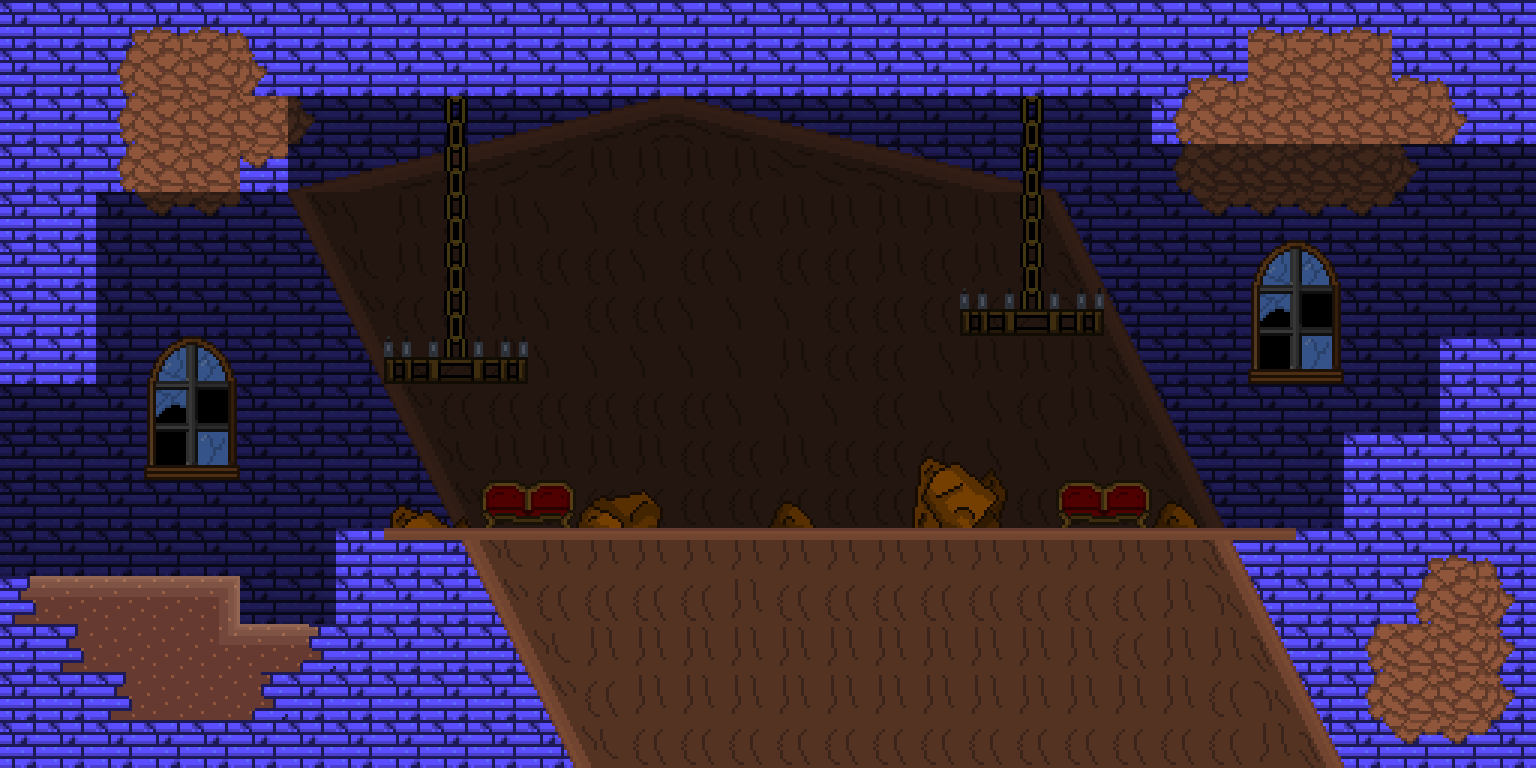

A level layout from a 2D game, rendered from its tile map. Below: a short description, then the map file with tile-grid data replaced by summaries:
An orthogonal 32x16 tile map with 48x48 px tiles, 4 tile layers (back_tiles, back_second, front, front_second), 4 tilesets and 17 objects (2x EnemyGroundedElemental, EnemyShieldMonster).

<map version="1.4" tiledversion="1.4.2" orientation="orthogonal" renderorder="right-down" width="32" height="16" tilewidth="48" tileheight="48" infinite="0" nextlayerid="22" nextobjectid="141">
 <tileset firstgid="1" name="tileset01" tilewidth="48" tileheight="48" tilecount="176" columns="16">
  <image source="tilesets/tileset01.png" width="768" height="528" />
 </tileset>
 <tileset firstgid="177" name="tileset02" tilewidth="48" tileheight="48" tilecount="121" columns="11">
  <image source="tilesets/tileset02.png" width="528" height="528" />
 </tileset>
 <tileset firstgid="298" name="tileset03" tilewidth="48" tileheight="48" tilecount="306" columns="17">
  <image source="tilesets/tileset03.png" width="816" height="864" />
 </tileset>
 <tileset firstgid="604" name="objects" tilewidth="48" tileheight="48" tilecount="64" columns="8">
  <image source="objects.png" width="384" height="384" />
 </tileset>
 <imagelayer id="17" name="Image Layer 1">
  <image source="Backgrounds/ground_back.png" width="1024" height="576" />
 </imagelayer>
 <imagelayer id="18" name="Image Layer 2">
  <image source="Backgrounds/ground_far.png" width="1024" height="576" />
 </imagelayer>
 <imagelayer id="19" name="Image Layer 3">
  <image source="Backgrounds/ground_front.png" width="1024" height="576" />
 </imagelayer>
 <layer id="11" name="back_tiles" width="32" height="16">
  <properties>
   <property name="tileset" type="int" value="0" />
  </properties>
  <data>[512 cells, 324 non-empty, 8 distinct tile ids]</data>
 </layer>
 <layer id="21" name="back_second" width="32" height="16">
  <properties>
   <property name="tileset" type="int" value="2" />
  </properties>
  <data>[512 cells, 310 non-empty, 49 distinct tile ids]</data>
 </layer>
 <layer id="12" name="front" width="32" height="16">
  <properties>
   <property name="tileset" type="int" value="0" />
  </properties>
  <data>[512 cells, 34 non-empty, 15 distinct tile ids]</data>
 </layer>
 <layer id="20" name="front_second" width="32" height="16">
  <properties>
   <property name="tileset" type="int" value="2" />
  </properties>
  <data>[512 cells, 19 non-empty, 1 distinct tile ids]</data>
 </layer>
 <objectgroup color="#ffaa00" id="16" name="spawnpoints">
  <object id="105" x="1488" y="144" width="48" height="48">
   <properties>
    <property name="id" type="int" value="1" />
   </properties>
  </object>
  <object id="106" x="0" y="384" width="48" height="48">
   <properties>
    <property name="id" type="int" value="0" />
   </properties>
  </object>
 </objectgroup>
 <objectgroup id="14" name="objects">
  <object id="136" type="EnemyGroundedElemental" gid="620" x="768" y="528" width="48" height="48">
   <properties>
    <property name="color" type="int" value="1" />
   </properties>
  </object>
  <object id="138" type="EnemyGroundedElemental" gid="620" x="864" y="528" width="48" height="48">
   <properties>
    <property name="color" type="int" value="1" />
   </properties>
  </object>
  <object id="139" type="EnemyShieldMonster" gid="624" x="624" y="528" width="144" height="144" />
 </objectgroup>
 <objectgroup color="#0000ff" id="13" name="walls">
  <object id="47" x="0" y="0" width="96" height="384" />
  <object id="50" x="0" y="576" width="240" height="192" />
  <object id="52" x="96" y="0" width="192" height="192" />
  <object id="54" x="336" y="528" width="1008" height="48" />
  <object id="82" x="336" y="576" width="1200" height="192" />
  <object id="110" x="1440" y="336" width="96" height="240" />
  <object id="111" x="240" y="624" width="96" height="144" />
  <object id="112" x="288" y="0" width="864" height="96" />
  <object id="123" x="1152" y="0" width="384" height="144" />
  <object id="140" x="1344" y="432" width="96" height="144" />
 </objectgroup>
 <objectgroup color="#00ff00" id="15" name="doors">
  <object id="104" x="1584" y="144" width="48" height="192">
   <properties>
    <property name="horizontal" type="bool" value="false" />
    <property name="id_point" type="int" value="0" />
    <property name="id_room" type="int" value="25" />
   </properties>
  </object>
  <object id="107" x="-96" y="384" width="48" height="192">
   <properties>
    <property name="horizontal" type="bool" value="false" />
    <property name="id_point" type="int" value="0" />
    <property name="id_room" type="int" value="27" />
   </properties>
  </object>
 </objectgroup>
</map>
